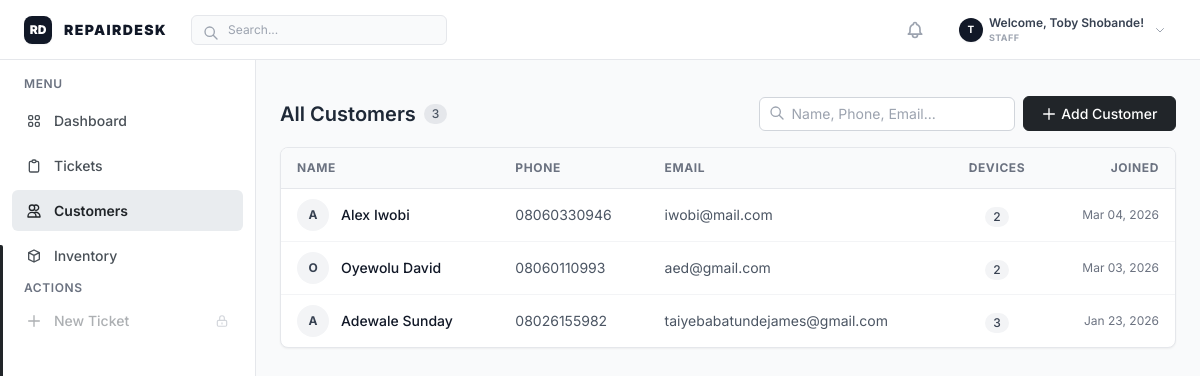
The app's page /customers/ (signed in), older data.
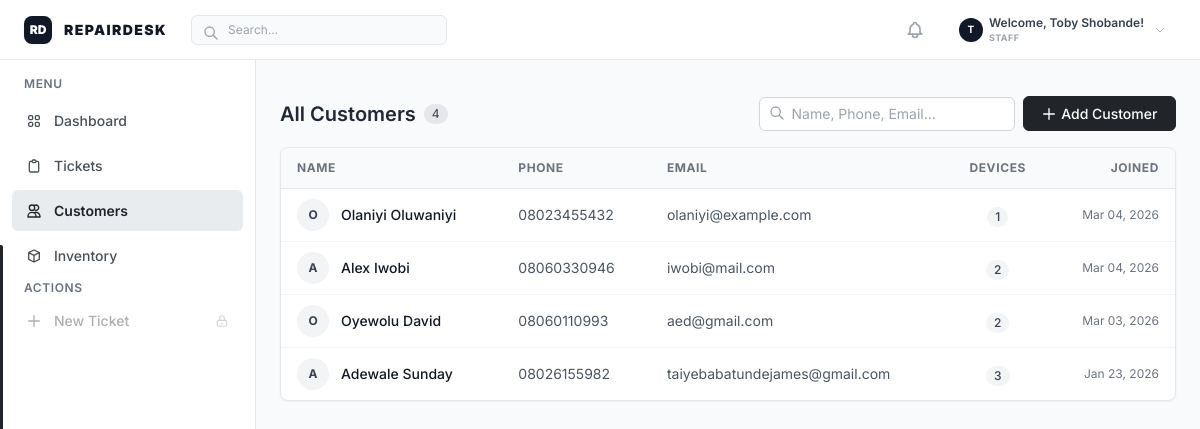
The same page, newer data.
### repairs/models.py (models this page shows, shortened)
class Customer(models.Model):
    id = models.UUIDField(primary_key=True, default=uuid.uuid4, editable=False)
    name = models.CharField(max_length=255)
    phone = models.CharField(max_length=20, unique=True, db_index=True)
    email = models.EmailField(blank=True, null=True)
    address = models.TextField(blank=True)
    created_at = models.DateTimeField(auto_now_add=True)
    updated_at = models.DateTimeField(auto_now=True)
    class Meta:
        ordering = ['-created_at']

### repairs/views.py (the view)
# urls.py: path('customers/', views.customer_list, name='customer_list'),
@login_required
def customer_list(request):
    customers = Customer.objects.annotate(
        device_count=Count('devices')
    ).order_by('-created_at')
    search = request.GET.get('q')
    if search:
        customers = customers.filter(
            Q(name__icontains=search) |
            Q(phone__icontains=search) |
            Q(email__icontains=search)
        )
    context = {
        'customers': customers,
        'search': search or '',
    }
    return render(request, 'repairs/customer_list.html', context)

### repairs/templatetags/repairs_tags.py (called while the page is built)
@register.filter
def has_role(user, role_name):
    if not user or not user.is_authenticated:
        return False
    if user.is_superuser:
        return True
    role_map = {
        'Frontdesk': 'frontdesk',
        'Technician': 'technician',
        'Supervisor': 'supervisor',
        'Quality Analyst': 'supervisor',
        'Admin': 'admin',
    }
    target_role = role_map.get(role_name, role_name.lower())
    try:
        return user.profile.role == target_role or user.profile.role == 'admin'
    except Exception:
        return False

### repairs/templates/repairs/customer_list.html (shortened to what this page needs)
{% extends 'repairs/base.html' %}
{% block content %}
<div class="flex flex-col h-full">
    <div class="flex flex-col sm:flex-row sm:items-center justify-between mb-4 gap-3">
        <div class="flex items-center gap-2">
            <h2 class="text-lg sm:text-xl font-semibold text-gray-800">All Customers</h2>
            <span class="px-2 py-0.5 rounded-full bg-gray-200 text-xs font-medium text-gray-600">{{ customers|length }}</span>
        </div>
        <div class="flex flex-col sm:flex-row items-stretch sm:items-center gap-2">
            <form method="get"
                  hx-get="{% url 'repairs:customer_list' %}"
                  hx-target="#customer-table-container"
                  hx-select="#customer-table-container"
                  hx-trigger="submit, input from:input[name='q'] delay:200ms"
                  hx-swap="outerHTML"
                  hx-push-url="true"
                  class="flex items-stretch sm:items-center gap-2">
                <div class="relative flex-1">
                    <input type="text" name="q" value="{{ search }}" placeholder="Name, Phone, Email..."
                           class="pl-8 pr-3 py-2 sm:py-1.5 text-sm border border-gray-300 rounded-md focus:ring-1 focus:ring-gray-400 focus:border-gray-400 w-full sm:w-64 bg-white">
                    <svg class="w-4 h-4 text-gray-400 absolute left-2.5 top-2.5 sm:top-2" fill="none" stroke="currentColor" viewBox="0 0 24 24"><path stroke-linecap="round" stroke-linejoin="round" stroke-width="2" d="M21 21l-6-6m2-5a7 7 0 11-14 0 7 7 0 0114 0z"></path></svg>
                </div>
            </form>
            <a href="{% url 'repairs:customer_create' %}" class="btn-frappe-primary flex items-center justify-center gap-1 py-2 sm:py-1.5">
                <svg class="w-4 h-4" fill="none" stroke="currentColor" viewBox="0 0 24 24"><path stroke-linecap="round" stroke-linejoin="round" stroke-width="2" d="M12 4v16m8-8H4"></path></svg>
                Add Customer
            </a>
        </div>
    </div>
    <div id="customer-table-container" class="bg-white border border-gray-200 rounded-lg shadow-sm overflow-hidden animate-fade-in-up">
        <div class="overflow-x-auto">
            <table class="w-full text-left border-collapse responsive-table">
                <thead>
                    <tr class="bg-gray-50 border-b border-gray-200 text-xs uppercase tracking-wider text-gray-500 font-semibold">
                        <th class="px-4 py-3">Name</th>
                        <th class="px-4 py-3">Phone</th>
                        <th class="px-4 py-3">Email</th>
                        <th class="px-4 py-3 text-center">Devices</th>
                        <th class="px-4 py-3 text-right">Joined</th>
                    </tr>
                </thead>
                <tbody class="divide-y divide-gray-100">
                    {% for customer in customers %}
                    <tr class="hover:bg-gray-50 transition-colors cursor-pointer group" onclick="window.location='{% url 'repairs:customer_detail' customer.id %}'">
                        <td data-label="Name" class="px-4 py-2.5">
                            <div class="flex items-center gap-3">
                                <div class="w-8 h-8 rounded-full bg-gray-100 flex items-center justify-center text-xs font-bold text-gray-600">
                                    {{ customer.name.0|upper }}
                                </div>
                                <span class="font-medium text-gray-900 text-sm">{{ customer.name }}</span>
                            </div>
                        </td>
                        <td data-label="Phone" class="px-4 py-2.5 text-sm text-gray-600">{{ customer.phone }}</td>
                        <td data-label="Email" class="px-4 py-2.5 text-sm text-gray-600">{{ customer.email|default:"-" }}</td>
                        <td data-label="Devices" class="px-4 py-2.5 text-center">
                            <span class="inline-flex items-center justify-center px-2 py-0.5 rounded-full text-xs font-medium bg-gray-100 text-gray-800">
                                {{ customer.device_count }}
                            </span>
                        </td>
                        <td data-label="Joined" class="px-4 py-2.5 text-right text-xs text-gray-500">
                            {{ customer.created_at|date:"M d, Y" }}
                        </td>
                    </tr>
                    {% endfor %}
                </tbody>
            </table>
        </div>
    </div>
</div>
{% endblock %}

### repairs/templates/repairs/base.html (shortened to what this page needs)
{% load repairs_tags %}
<!DOCTYPE html>
<html lang="en">
  <head>
    <script src="https://cdn.tailwindcss.com"></script>
  </head>
  <body x-data="{ sidebarOpen: false }" class="h-screen flex flex-col overflow-hidden bg-gray-50 text-gray-900">
    <header class="top-header flex items-center justify-between px-6 flex-shrink-0 bg-white border-b border-gray-200 h-[60px] w-full z-50">
      <div class="flex items-center gap-6">
        <div class="flex items-center gap-3 select-none">
          <div class="w-7 h-7 bg-gray-900 rounded-lg flex items-center justify-center text-white font-black text-xs shadow-sm">
            RD
          </div>
          <span class="font-black text-sm tracking-widest text-gray-900 uppercase">REPAIRDESK</span>
        </div>
        <div class="relative hidden sm:block">
          <input
            type="text"
            placeholder="Search..."
            class="w-48 lg:w-64 pl-9 pr-4 py-1.5 bg-gray-50 border border-gray-200 rounded-md text-xs focus:outline-none focus:ring-1 focus:ring-gray-300 focus:bg-white transition-colors"
          />
          <svg
            class="w-4 h-4 text-gray-400 absolute left-3 top-2.5"
            fill="none"
            stroke="currentColor"
            viewBox="0 0 24 24"
          >
            <path
              stroke-linecap="round"
              stroke-linejoin="round"
              stroke-width="2"
              d="M21 21l-6-6m2-5a7 7 0 11-14 0 7 7 0 0114 0z"
            ></path>
          </svg>
        </div>
      </div>
      <div class="flex items-center gap-2 sm:gap-3">
        <div id="notification-area"
             x-data="{ open: false }"
             hx-get="{% url 'repairs:notification_bell' %}"
             hx-trigger="load, every 10s"
             hx-swap="innerHTML"
             class="relative">
            <div class="relative">
                <button class="p-2 text-gray-400 hover:text-gray-600 rounded-md hover:bg-gray-50 relative">
                </button>
            </div>
        </div>
        <div x-data="{ open: false }" class="relative ml-1">
            <button @click="open = !open" class="flex items-center gap-1.5 hover:bg-gray-50 px-2.5 py-1.5 rounded-lg transition-colors focus:outline-none select-none">
                <div class="w-6 h-6 rounded-full bg-gray-900 text-white flex items-center justify-center text-[10px] font-bold shadow-sm">
                    {{ user.username.0|upper }}
                </div>
                <div class="flex flex-col text-left mr-1">
                    <span class="text-xs font-semibold text-gray-700 hidden sm:inline">Welcome, {{ user.get_full_name|default:user.username }}!</span>
                    <span class="text-[9px] text-gray-400 hidden sm:inline font-bold uppercase tracking-wider">{{ user.profile.get_role_display|default:"Staff" }}</span>
                </div>
                <svg class="w-3 h-3 text-gray-400" fill="none" stroke="currentColor" viewBox="0 0 24 24"><path stroke-linecap="round" stroke-linejoin="round" stroke-width="2" d="M19 9l-7 7-7-7"></path></svg>
            </button>
        </div>
      </div>
    </header>
    <div class="flex flex-1 overflow-hidden h-[calc(100vh-60px)]">
      <aside
        :class="sidebarOpen ? 'translate-x-0' : '-translate-x-full'"
        class="sidebar w-64 flex-shrink-0 flex flex-col transition-transform duration-300 ease-in-out fixed inset-y-0 left-0 z-50 lg:static lg:translate-x-0 lg:z-auto h-full border-r border-gray-200 bg-white"
      >
        <nav class="flex-1 overflow-y-auto p-3 space-y-1">
          <div class="text-xs font-semibold text-gray-500 uppercase tracking-wider mb-2 mt-1 px-3">
            Menu
          </div>
          <a
            href="{% url 'repairs:dashboard' %}"
            @click="sidebarOpen = false"
            class="nav-link {% if request.resolver_match.url_name == 'dashboard' %}active{% endif %}"
          >
            Dashboard
          </a>
          <a
            href="{% url 'repairs:ticket_list' %}"
            @click="sidebarOpen = false"
            class="nav-link {% if 'ticket' in request.resolver_match.url_name and 'create' not in request.resolver_match.url_name %}active{% endif %}"
          >
            <svg
              class="w-4 h-4"
              fill="none"
              stroke="currentColor"
              viewBox="0 0 24 24"
            >
              <path
                stroke-linecap="round"
                stroke-linejoin="round"
                stroke-width="2"
                d="M9 5H7a2 2 0 00-2 2v12a2 2 0 002 2h10a2 2 0 002-2V7a2 2 0 00-2-2h-2M9 5a2 2 0 002 2h2a2 2 0 002-2M9 5a2 2 0 012-2h2a2 2 0 012 2"
              ></path>
            </svg>
            Tickets
          </a>
          <a
            href="{% url 'repairs:customer_list' %}"
            @click="sidebarOpen = false"
            class="nav-link {% if 'customer' in request.resolver_match.url_name %}active{% endif %}"
          >
            <svg
              class="w-4 h-4"
              fill="none"
              stroke="currentColor"
              viewBox="0 0 24 24"
            >
              <path
                stroke-linecap="round"
                stroke-linejoin="round"
                stroke-width="2"
                d="M12 4.354a4 4 0 110 5.292M15 21H3v-1a6 6 0 0112 0v1zm0 0h6v-1a6 6 0 00-9-5.197M13 7a4 4 0 11-8 0 4 4 0 018 0z"
              ></path>
            </svg>
            Customers
          </a>
          <a
            href="{% url 'repairs:inventory_list' %}"
            @click="sidebarOpen = false"
            class="nav-link {% if 'inventory' in request.resolver_match.url_name %}active{% endif %}"
          >
            <svg
              class="w-4 h-4"
              fill="none"
              stroke="currentColor"
              viewBox="0 0 24 24"
            >
              <path
                stroke-linecap="round"
                stroke-linejoin="round"
                stroke-width="2"
                d="M20 7l-8-4-8 4m16 0l-8 4m8-4v10l-8 4m0-10L4 7m8 4v10M4 7v10l8 4"
              ></path>
            </svg>
            Inventory
          </a>
          <div class="text-xs font-semibold text-gray-500 uppercase tracking-wider mb-2 mt-6 px-3">
            Actions
          </div>
          {% if request.user|has_role:"frontdesk" %}
          <a
            href="{% url 'repairs:create_ticket' %}"
            @click="sidebarOpen = false"
            class="nav-link {% if 'create_ticket' in request.resolver_match.url_name %}active{% endif %}"
          >
            <svg
              class="w-4 h-4"
              fill="none"
              stroke="currentColor"
              viewBox="0 0 24 24"
            >
              <path
                stroke-linecap="round"
                stroke-linejoin="round"
                stroke-width="2"
                d="M12 4v16m8-8H4"
              ></path>
            </svg>
            New Ticket
          </a>
          {% else %}
          <div
            class="nav-link opacity-45 cursor-not-allowed select-none flex items-center justify-between"
            title="Only Frontdesk and Admin can create tickets"
          >
            <div class="flex items-center gap-3">
              <svg
                class="w-4 h-4"
                fill="none"
                stroke="currentColor"
                viewBox="0 0 24 24"
              >
                <path
                  stroke-linecap="round"
                  stroke-linejoin="round"
                  stroke-width="2"
                  d="M12 4v16m8-8H4"
                ></path>
              </svg>
              <span>New Ticket</span>
            </div>
            <svg class="w-3.5 h-3.5 text-gray-400" fill="none" stroke="currentColor" viewBox="0 0 24 24">
              <path stroke-linecap="round" stroke-linejoin="round" stroke-width="2" d="M12 15v2m-6 4h12a2 2 0 002-2v-6a2 2 0 00-2-2H6a2 2 0 00-2 2v6a2 2 0 002 2zm10-10V7a4 4 0 00-8 0v4h8z"></path>
            </svg>
          </div>
          {% endif %}
        </nav>
      </aside>
      <main class="flex-1 flex flex-col overflow-hidden bg-white min-w-0 h-full">
        <div class="flex-1 overflow-y-auto bg-gray-50 px-6 py-5">
          <div class="w-full animate-fade-in-up">
            {% block content %}{% endblock %}
          </div>
        </div>
      </main>
    </div>
  </body>
</html>

### repairs/templates/repairs/base.html (style rules this page uses)
body { font-family: "Inter", sans-serif; background-color: #f8f9fa; -webkit-font-smoothing: antialiased; }
.nav-link { display: flex; align-items: center; gap: 0.75rem; padding: 0.625rem 0.875rem; color: #495057; font-size: 0.875rem; font-weight: 500; border-radius: 0.375rem; transition: all 0.15s ease; }
.nav-link.active { background-color: #e9ecef; color: #212529; font-weight: 600; }
.nav-link.active::before { content: ""; position: absolute; left: 0; top: 25%; height: 50%; width: 3px; background-color: #212529; border-radius: 0 2px 2px 0; }
.top-header { background-color: #ffffff; border-bottom: 1px solid #e9ecef; height: 60px; }
.btn-frappe-primary { background-color: #212529; color: #ffffff; border-radius: 0.375rem; font-weight: 500; font-size: 0.875rem; padding: 0.45rem 1.1rem; transition: all 0.2s cubic-bezier(0.16, 1, 0.3, 1); display: inline-flex; align-items: center; justify-content: center; gap: 0.5rem; cursor: pointer; border: 1px solid #212529; }
input, select, textarea { background-color: #ffffff; border-color: #dee2e6; color: #212529; transition: all 0.2s cubic-bezier(0.16, 1, 0.3, 1); }
.bg-gray-100 { background-color: #f3f4f6 !important; color: #374151 !important; border-color: #e5e7eb !important; }

Row changes from the older to the newer data that the page shows:
added Customer: name.0 "O", name "Olaniyi Oluwaniyi", phone "08023455432", email "olaniyi@example.com", device_count "1", created_at "Mar 04, 2026"
Text that changed along with them:
{{ customers|length }}: "3" → "4"
